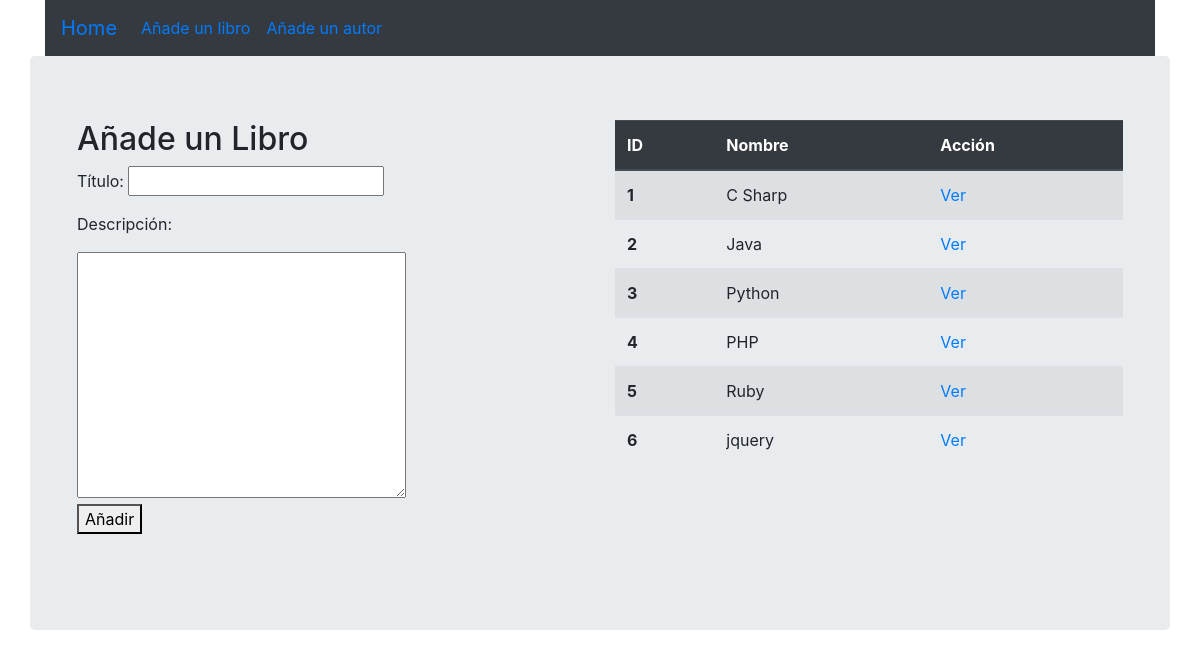
The page /addBook on the database its author committed.
### libros_autores_shell_app/models.py (models this page shows)
class Book(models.Model):
    title = models.CharField(max_length=255)
    desc = models.TextField()
    created_at = models.DateTimeField(auto_now_add=True)
    updated_at = models.DateTimeField(auto_now=True)

### libros_autores_shell_app/views.py (the view)
# urls.py: path('addBook', views.addBook),
def addBook(request):
    context = {
        'books': Book.objects.all()
    }
    return render(request, 'addBook.html', context)

### libros_autores_shell_app/templates/addBook.html (shortened to what this page needs)
<!DOCTYPE html>
<html lang="en">
<head>
    {% load static %}
    <link rel="stylesheet" type="text/css" href="{% static  'css/style.css' %}">
    <link rel="stylesheet" href="https://cdn.jsdelivr.net/npm/bootstrap@4.5.3/dist/css/bootstrap.min.css">
</head>
<body>
    <div class="container">
        <div class="navbar navbar-expand bg-dark">
            <ul class="navbar-nav">
                <li class="nav-item active">
                    <a class="navbar-brand" href="/">Home</a>
                </li>
                <li class="nav-item">
                    <a class="nav-link active" href="/addBook">Añade un libro</a>
                </li>
                <li class="nav-item">
                    <a class="nav-link active" href="/addAuthor">Añade un autor</a>
                </li>
            </ul>
        </div>
        <div class="jumbotron row">
            <div class="form-group col">
                <h2>Añade un Libro</h2>
                <form action="/submitBook" method="POST">
                    <p>Título: <input type="text" name="title"></p>
                    <p>Descripción:</p>
                    <textarea name="desc" rows="10" cols="30"></textarea>
                    <p><button type="Añadir">Añadir</button></p>
                </form>
            </div>
            <div class="col">
                <table class="table table-striped">
                    <thead class="thead-dark">
                        <th scope="col">ID</th>
                        <th scope="col">Nombre</th>
                        <th scope="col">Acción</th>
                    </thead>
                    <tbody>
                        {% for book in books %}
                        <tr>
                            <th scope="row">{{ book.id }}</th>
                            <td>{{ book.title }}</td>
                            <td><a href="/book/{{book.id}}">Ver</a></td>
                        </tr>
                        {% endfor %}
                    </tbody>
                </table>
            </div>
        </div>
    </div>
</body>
</html></html>

### libros_autores_shell_app/static/css/style.css (style rules this page uses)
body { width: 100%; }

### rows shown on the page
Book: id "1", title "C Sharp"
Book: id "2", title "Java"
Book: id "3", title "Python"
Book: id "4", title "PHP"
Book: id "5", title "Ruby"
Book: id "6", title "jquery"
